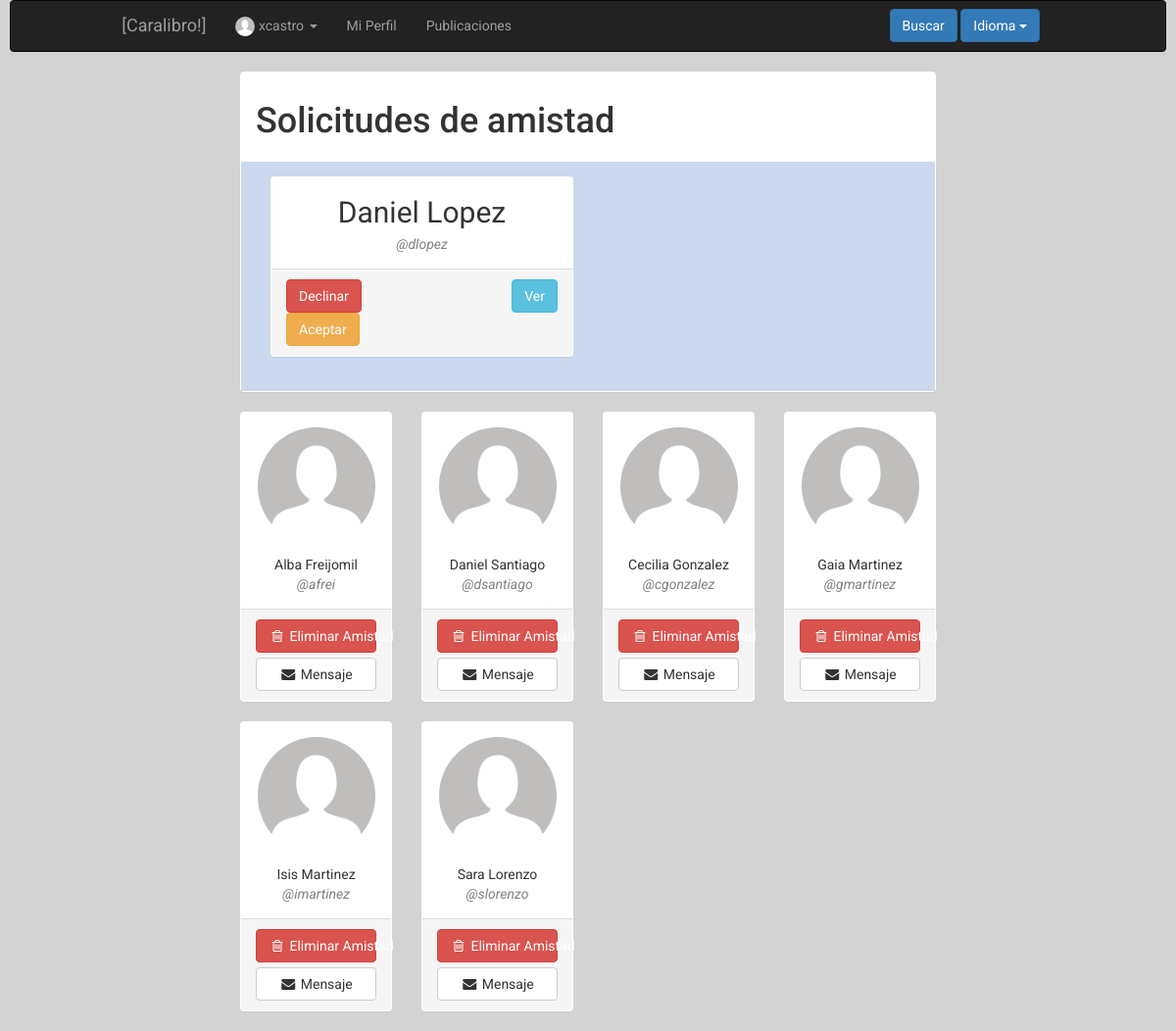
Page /index.php?controller=friendship&action=showall&id=13 (signed in) on the committed database.
### tables this page shows
CREATE TABLE IF NOT EXISTS `user` (
`id` int(11) NOT NULL,
  `name` varchar(50) NOT NULL,
  `surname` varchar(100) NOT NULL,
  `email` varchar(100) NOT NULL,
  `phone` varchar(12) NOT NULL,
  `user` varchar(50) NOT NULL,
  `password` varchar(255) NOT NULL,
  `birthday` date NOT NULL,
  `address` varchar(100) NOT NULL,
  `status` tinyint(1) NOT NULL,
  `photo` varchar(255) DEFAULT NULL,
  `type` tinyint(1) NOT NULL,
  `private` tinyint(1) NOT NULL
);

### core/ViewManager.php (called while the page is built, shortened)
<?php
class ViewManager {
    private $variables = array();
    public function setVariable($varname, $value, $flash=false) {
        $this->variables[$varname] = $value;
    }
    public function getVariable($varname, $default=NULL) {
        if (!isset($this->variables[$varname])) {
            return $default;
        }
        return $this->variables[$varname];
    }
    public function render($controller, $viewname) {
        include(__DIR__."/../Views/$controller/$viewname.php");
    }
    private static $viewmanager_singleton = NULL;
    public static function getInstance() {
        if (self::$viewmanager_singleton == null) {
            self::$viewmanager_singleton = new ViewManager();
        }
        return self::$viewmanager_singleton;
    }
}

### Controllers/FRIENDSHIP_Controller.php (called while the page is built, shortened)
<?php
require_once(__DIR__."/../core/ViewManager.php");
require_once(__DIR__."/../core/I18n.php");
require_once(__DIR__."/../Models/FRIENDSHIP_Model.php");
class FRIENDSHIP_Controller extends BaseController {
    private $friendshipModel;
    public function __construct()
    {
        $this->friendshipModel = new FRIENDSHIP_Model();
        $this->view->setLayout("base");
    }
    public function showall()
    {
        $userid = $_REQUEST["id"];
        $friends = $this->friendshipModel->showall($userid);
        $this->view->setVariable("friends", $friends);
        $requests = $this->friendshipModel->requests($userid);
        $this->view->setVariable("requests", $requests);
        $this->view->render("friendship", "FRIENDSHIP_SHOWALL_Vista");
    }
}

### index.php (called while the page is built, shortened)
<?php
function run() {
    try{
        $controller = loadController($_GET["controller"]);
        $actionName = $_GET["action"];
        $controller->$actionName();
    } catch (Exception $ex) {
        die($ex->getMessage());
    }
}
function loadController($controllerName) {
    return new $controllerClassName();
}
run();
?>

### core/I18n.php (called while the page is built, shortened)
<?php
class I18n {
  private $messages;
  public function setLanguage($language) {
    $this->messages = $i18n_messages;
  }
  public function i18n($key) {
    if (isset($this->messages[$key])){
      return $this->messages[$key];
    }else{
      return $key;
    }
  }
  private static $i18n_singleton = null;
  public static function getInstance() {
    if (self::$i18n_singleton == NULL) {
      self::$i18n_singleton = new I18n();
    }
    return self::$i18n_singleton;
  }
}
function i18n($key) {
  return I18n::getInstance()->i18n($key);
}

### Models/User.php (called while the page is built, shortened)
<?php
class User {
    private $id;
    private $user;
    private $name;
    private $surname;
    private $photo;
    public function __construct($id=NULL, $user=NULL, $name=NULL, $surname=NULL, $email=NULL, $phone=NULL,
                                $birthday=NULL, $address=NULL, $status=1, $photo=NULL, $type=0,
                                $private=0, $password=NULL)
    {
     $this->id = $id;
     $this->user = $user;
     $this->name = $name;
     $this->surname = $surname;
     $this->photo = $photo;
    }
    public function getID() {
        return $this->id;
    }
    public function setID($id) {
        $this->id = $id;
    }
    public function getUser() {
        return $this->user;
    }
    public function getName() {
        return $this->name;
    }
    public function setName($name) {
        $this->name = $name;
    }
    public function getSurname() {
        return $this->surname;
    }
    public function getPhoto() {
        return $this->photo;
    }
}

### Models/FRIENDSHIP_Model.php (called while the page is built, shortened)
<?php
require_once(__DIR__ . "/../core/PDOConnection.php");
class FRIENDSHIP_Model
{
    private $db;
    public function __construct()
    {
        $this->db = PDOConnection::getInstance();
    }
    public function showall($currentuserid, $add = 1)
    {
        $friends = array();
        $sql = $this->db->prepare("SELECT u.id, u.user, u.name, u.surname, u.status, u.photo FROM user as u, friendship as f where f.member=? AND f.status=? and f.secondarymember=u.id ORDER BY u.name");
        $sql->execute(array(
            $currentuserid,
            $add
        ));
        $friends_db = $sql->fetchAll(PDO::FETCH_ASSOC);
        foreach ($friends_db as $friend) {
            array_push($friends, new User($friend["id"], $friend["user"], $friend["name"], $friend["surname"], NULL, NULL, NULL, NULL, $friend["status"], $friend["photo"]));
        }
        $sql = $this->db->prepare("SELECT u.id, u.user, u.name, u.surname, u.status, u.photo FROM user as u, friendship as f where f.secondarymember=? AND f.status=? and f.member=u.id ORDER BY u.name");
        $sql->execute(array(
            $currentuserid,
            $add
        ));
        $friends_db = $sql->fetchAll(PDO::FETCH_ASSOC);
        foreach ($friends_db as $friend) {
            array_push($friends, new User($friend["id"], $friend["user"], $friend["name"], $friend["surname"], NULL, NULL, NULL, NULL, $friend["status"], $friend["photo"]));
        }
        return $friends;
    }
    public function requests($currentuserid)
    {
        $friends = array();
        $sql = $this->db->prepare("SELECT u.id, u.user, u.name, u.surname, u.status, u.photo FROM user as u, friendship as f where f.secondarymember=? AND f.status=0 and f.member=u.id ORDER BY u.name");
        $sql->execute(array(
            $currentuserid
        ));
        $friends_db = $sql->fetchAll(PDO::FETCH_ASSOC);
        foreach ($friends_db as $friend) {
            array_push($friends, new User($friend["id"], $friend["user"], $friend["name"], $friend["surname"], NULL, NULL, NULL, NULL, $friend["status"], $friend["photo"]));
        }
        return $friends;
    }
}

### core/PDOConnection.php (called while the page is built)
<?php
class PDOConnection {
    private static $dbhost = "127.0.0.1";
    private static $dbname = "ET3Grupo1";
    private static $dbuser = "ET3Grupo1";
    private static $dbpass = "ET3Grupo1";
    private static $db_singleton = null;
    public static function getInstance() {
        if (self::$db_singleton == null) {
            self::$db_singleton = new PDO(
                "mysql:host=".self::$dbhost.";dbname=".self::$dbname.";charset=utf8",
                self::$dbuser,
                self::$dbpass,
                array(
                    PDO::ATTR_EMULATE_PREPARES => false,
                    PDO::ATTR_ERRMODE => PDO::ERRMODE_EXCEPTION
                )
            );
        }
        return self::$db_singleton;
    }
}
?>

### Views/friendship/FRIENDSHIP_SHOWALL_Vista.php (the view, shortened to what this page needs)
<?php
require_once(__DIR__."/../../core/ViewManager.php");
$view = ViewManager::getInstance();
$friends = $view->getVariable("friends");
$requests = $view->getVariable("requests");
?>
 	<div class="container-fluid">
 			<?php if ($requests != NULL): ?>
			<div class="panel">
				<div class="panel-heading">
					<h1><?=i18n("Friendship Requests") ?></h1>
				</div>
				<div class="panel-body" style="background: #cbd8ed">
			<?php foreach ($requests as $request): ?>
				<?php if (true): ?>
					<div class="col-md-6">
					<div class="panel">
						<div class="panel-body">
							<div class="row text-center">
								<font class="pfname"><?=$request->getName()." ".$request->getSurname() ?></font>
							</div>
							<div class="row text-center" style="padding-left: 5px: padding-right: 5px">
								<font class="user">@<?=$request->getUser() ?></font>
							</div>
						</div>
						<div class="panel-footer">
							<div class="row">
								<div class="col-md-6">
					 				<a href="index.php?controller=friendship&action=delete&id=<?= $request->getID()  ?>">
					 					<button class="btn btn-danger btn-md"><?= i18n("Decline") ?></button>
					 				</a>
									<form action="index.php?controller=friendship&action=edit" method="post">
					 					<button type="submit" name="submit" 	 class="btn btn-warning" btn-md><?= i18n("Accept") ?>
					 					</button>
					 				</form>
					 				</div>
								<div class="col-md-6">
									<a href="index.php?controller=user&action=showcurrent&id=<?=$request->getID() ?>">
										<button class="btn btn-info btn-md pull-right">
											<?= i18n("View") ?>
										</button>
									</a>
								</div>
							</div>
						</div>
					</div>
				</div>
				<?php endif ?>
			<?php endforeach ?>
				</div>
			</div>
		<?php endif ?>
 		<div class="row">
 			<?php foreach ($friends as $friend): ?>
 				<div class="col-md-3">
 					<div class="panel">
 						<div class="panel-body">
 							<div class="row text-center">
 								<a href="index.php?controller=user&action=showcurrent&id=<?= $friend->getID()?>">
 									<?php if ($friend->getPhoto() != NULL): ?>
 										<img class="img-circle showPhoto" src="<?=$friend->getPhoto()  ?>" alt="<?=$friend->getPhoto()  ?>">
 									<?php else: ?>
 										<img class="img-circle showPhoto" src="media/profileImages/default.png" alt="default.png">
 									<?php endif ?>
 								</a>
 							</div>
 							<div class="row text-center">
 								<div class="row name">
 									<font class="name"><?=$friend->getName() ?> <?=$friend->getSurname() ?></font>
 								</div>
 								<div class="row user">
 									<font>@<?=$friend->getUser()  ?></font>
 								</div>
 							</div>
 						</div>
 						<div class="panel-footer">
 							<form action="index.php?controller=friendship&action=delete" method="post">
									<button class="btn btn-danger btn-block" type="submit"  >
										<i class="fa fa-trash-o fa-fw"></i>
										<?= i18n("Unfriend") ?>
									</button>
								</form>
							<form action="index.php?controller=conversation&action=add" method="post">
									<button style="margin-top: 5px" class="btn btn-default btn-block" type="submit"  >
										<i class="fa fa-envelope fa-fw"></i>
										<?= i18n("Message") ?>
									</button>
								</form>
 						</div>
 					</div>
 				</div>
 			<?php endforeach ?>
 		</div>
 	</div>

### css/style.css (style rules this page uses)
body { background-color: #d3d3d3; font-family: 'Roboto', sans-serif; }
.showPhoto { height: 120px; width: 120px; }
.pfname { font-size: 30px; font-style: bold; margin-top: 10px; }
.name { font-style: bold; margin-top: 10px; }
.user { font-style: italic; color: grey; }

### rows in the picture
user: name "Daniel", surname "Lopez", user "dlopez"
user: name "Alba", surname "Freijomil", user "afrei"
user: name "Daniel", surname "Santiago", user "dsantiago"
user: name "Cecilia", surname "Gonzalez", user "cgonzalez"
user: name "Gaia", surname "Martinez", user "gmartinez"
user: name "Isis", surname "Martinez", user "imartinez"
user: name "Sara", surname "Lorenzo", user "slorenzo"

### other values in the picture
$currentuser "xcastro"
i18n("My Profile") "Mi Perfil"
i18n("Publications") "Publicaciones"
i18n("Search") "Buscar"
i18n("Language") "Idioma"
i18n("Friendship Requests") "Solicitudes de amistad"
